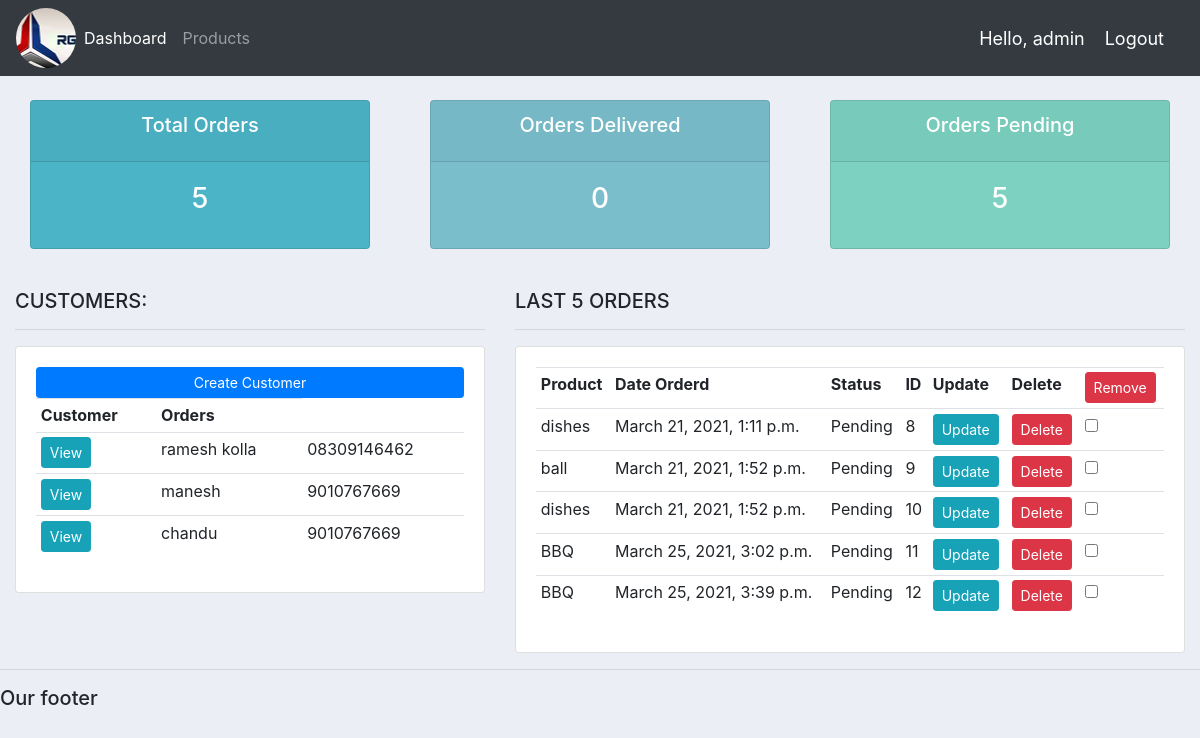
Page / (signed in) on the earlier database version.
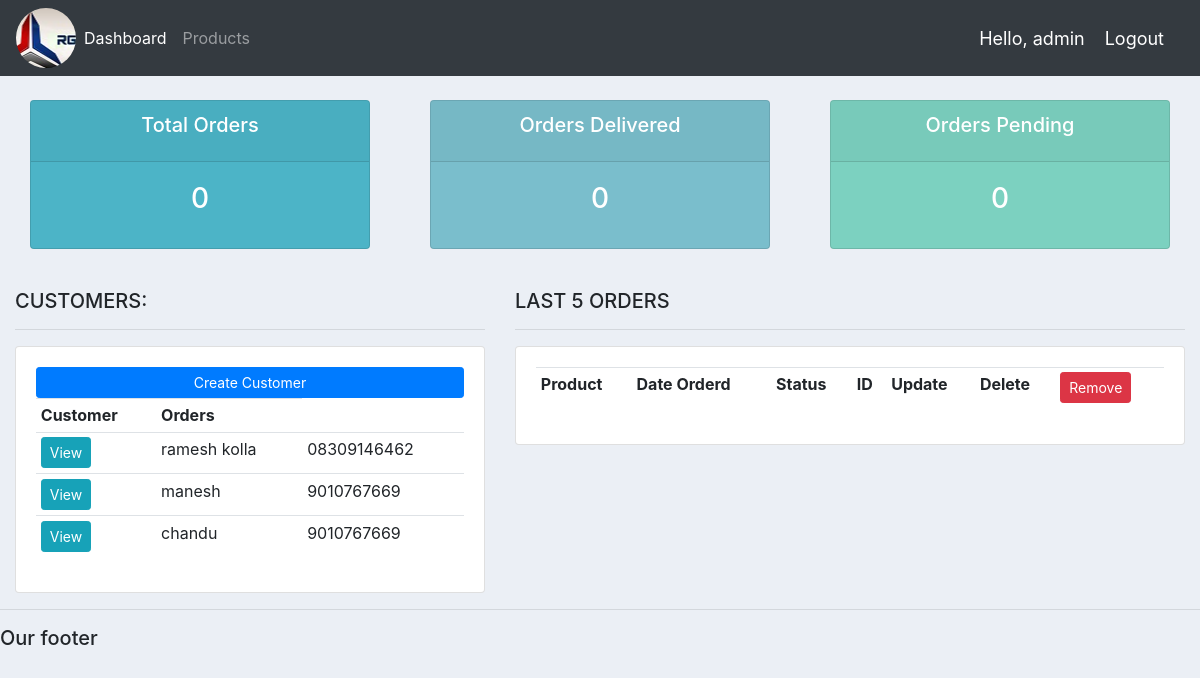
Same page on the later database version.
### accounts/models.py (models this page shows, shortened)
class Customer(models.Model):
    user=models.OneToOneField(User,null=True,blank=True,on_delete=models.CASCADE)
    name=models.CharField(max_length=100,null=True)
    phone=models.CharField(max_length=100,null=True)
    email=models.CharField(max_length=100,null=True)
    profile_pic=models.ImageField(default='profile1.png',null=True,blank=True)
    resume=models.FileField(upload_to='static/docs1/',null=True,blank=True)
    date_created=models.DateTimeField(auto_now_add=True)

class Order(models.Model):
    STATUS=(
        ('Pending','Pending'),
        ('Out for delivery','Out for delivery'),
        ('Delivered','Delivered')
    )
    customer=models.ForeignKey(Customer,null=True,on_delete=models.SET_NULL)
    product=models.ForeignKey(Product,null=True,on_delete=models.SET_NULL)
    date_created = models.DateTimeField(auto_now_add=True)
    status=models.CharField(max_length=200,null=True,choices=STATUS)
    note = models.CharField(max_length=1000, null=True)

class Product(models.Model):
    CATEGORY=(
        ('Indor','Indoor'),
        ('Out Door','Out Door')
    )
    name=models.CharField(max_length=100,null=True)
    price=models.FloatField(null=True)
    category=models.CharField(max_length=100,null=True,choices=CATEGORY)
    description=models.CharField(max_length=100,null=True,blank=True)
    date_created=models.DateTimeField(auto_now_add=True)
    tags=models.ManyToManyField(Tag)
    def __str__(self):
        return self.name

### accounts/decorators.py (the view)
	def wrapper_function(request, *args, **kwargs):
		group = None
		if request.user.groups.exists():
			group = request.user.groups.all()[0].name
		if group == 'customer':
			return redirect('user-page')
		if group == 'admin':
			return view_func(request, *args, **kwargs)

### accounts/views.py (called while the page is built)
@login_required(login_url='login')
@admin_only
def home(request):
    orders=Order.objects.all()
    customers=Customer.objects.all()
    total_customers=customers.count()
    total_orders=orders.count()
    delivered=orders.filter(status='Delivered').count()
    pending = orders.filter(status='Pending').count()
    custom={'orders':orders,
            'customers':customers,
            'total_orders':total_orders,
            'pending':pending,
            'delivered':delivered}
    return render(request, 'accounts/dashboard.html',custom)

### accounts/templates/accounts/dashboard.html (shortened to what this page needs)
{%extends 'accounts/main.html'%}
{%block content%}
{%include 'accounts/status.html'%}
<br>
<div class="row">
	<div class="col-md-5" >
		<h5>CUSTOMERS:</h5>
		<hr>
		<div class="card card-body">
			<a class="btn btn-primary  btn-sm btn-block" href="">Create Customer</a>
			<table class="table table-sm">
				<tr>
					<th>Customer</th>
					<th>Orders</th>
				<tr>
					{%for customer in customers%}
				<tr>
					<td><a class="btn btn-sm btn-info" href="{%url 'customer' customer.id%}">View</a></td>
					<td>{{customer.name}}</td>
					<td>{{customer.phone}}</td>
				</tr>
				{%endfor%}
				</tr>
				</tr>
			</table>
		</div>
	</div>
	<div class="col-md-7" id="myDIV">
		<h5 aria-label="Last 5 orders" title="Last five orders">LAST 5 ORDERS</h5>
		<hr>
		<div class="card card-body">
			<table class="table table-sm" id="tabl">
				<tr>
					<th>Product</th>
					<th>Date Orderd</th>
					<th>Status</th>
					<th>ID</th>
					<th>Update</th>
					<th>Delete</th>
					<th><button type="submit" class="btn btn-sm btn-danger" id="remove">Remove</button></th>
				</tr>
				{%for order in orders%}
				<tr id="{{order.id}}">
					<td>{{order.product}}</td>
					<td>{{order.date_created}}</td>
					<td>{{order.status}}</td>
					<td>{{order.id}}</td>
					<td><a class="btn btn-sm btn-info" href="{%url 'update_order' order.id %}">Update</a></td>
					<td><a class="btn btn-sm btn-danger" href="{%url 'delete_order' order.id %}">Delete</a></td>
					<td><input type="checkbox" value="{{order.id}}" name="pl"></td>
				</tr>
				{%endfor%}
			</table>
		</div>
	</div>
</div>
{%endblock%}

### accounts/templates/accounts/main.html (shortened to what this page needs)
{% load static %}
<!DOCTYPE html>
<html lang="en">
<head>
    <link rel="stylesheet" href="https://maxcdn.bootstrapcdn.com/bootstrap/4.0.0/css/bootstrap.min.css"
>
    <link rel="stylesheet" type="text/css" href="{%static '/css/main.css'%}">
</head>
<body>
{%include 'accounts/navbar.html'%}
<div class="container-fluid">
{%block content%}
{%endblock%}
</div>
<hr>
<h5>Our footer</h5>
</body>
</html>

### accounts/templates/accounts/navbar.html (shortened to what this page needs)
{% load static %}
<nav class="navbar navbar-expand-lg navbar-dark bg-dark">
  <img src="{%static '/images/logo2.png'%}">
  <div class="collapse navbar-collapse" id="navbarNavAltMarkup">
    <div class="navbar-nav">
       {% if request.user.is_staff %}
      <li class="nav-item active">
        <a class="nav-link" href="{% url 'home' %}" >Dashboard</a>
      </li>
      <li class="nav-item">
        <a class="nav-link" href="{% url 'product' %}">Products</a>
      </li>
      {% else %}
       <li class="nav-item">
        <a class="nav-link" href="{% url 'account' %}">Settings</a>
      </li>
      {% endif %}
     </div>
  </div>
  <span class="hello-msg">Hello, {{request.user}}</span>
  <span ><a  class="hello-msg" href="{% url 'logout' %}">Logout</a></span>
</nav>

### accounts/templates/accounts/status.html
<br>
<div class="row">
	<div class="col">
		<div class="col-md">
			<div class="card text-center text-white  mb-3" id="total-orders">
			  	<div class="card-header">
			  		<h5 class="card-title">Total Orders</h5>
			  	</div>
			  	<div class="card-body">
			    	<h3 class="card-title">{{total_orders}}</h3>
			  	</div>
			</div>
		</div>
	</div>
	<div class="col">
		<div class="col-md">
			<div class="card text-center text-white  mb-3" id="orders-delivered">
			  	<div class="card-header">
			  		<h5 class="card-title">Orders Delivered</h5>
			  	</div>
			  	<div class="card-body">
			    	<h3 class="card-title">{{delivered}}</h3>
			  	</div>
			</div>
		</div>
	</div>
	<div class="col">
		<div class="col-md">
			<div class="card text-center text-white  mb-3" id="orders-pending">
			  	<div class="card-header">
			  		<h5 class="card-title">Orders Pending</h5>
			  	</div>
			  	<div class="card-body">
			    	<h3 class="card-title">{{pending}}</h3>
			  	</div>
			</div>
		</div>
	</div>
</div>

### static/css/main.css (style rules this page uses)
body { background-color: #ebeff5; }
#total-orders { background-color: #4cb4c7; }
#orders-delivered { background-color: #7abecc; }
#orders-pending { background-color: #7CD1C0; }

### accounts/templates/accounts/navbar.html (style rules this page uses)
.hello-msg { font-size: 18px; color: #fff; margin-right: 20px; }

Differences in the rows shown:
removed Order: product "dishes", date_created "March 21, 2021, 1:11 p.m.", status "Pending", id "8"
removed Order: product "ball", date_created "March 21, 2021, 1:52 p.m.", status "Pending", id "9"
removed Order: product "dishes", date_created "March 21, 2021, 1:52 p.m.", status "Pending", id "10"
removed Order: product "BBQ", date_created "March 25, 2021, 3:02 p.m.", status "Pending", id "11"
removed Order: product "BBQ", date_created "March 25, 2021, 3:39 p.m.", status "Pending", id "12"
Other differences:
{{ total_orders }}: "5" → "0"
{{ pending }}: "5" → "0"
